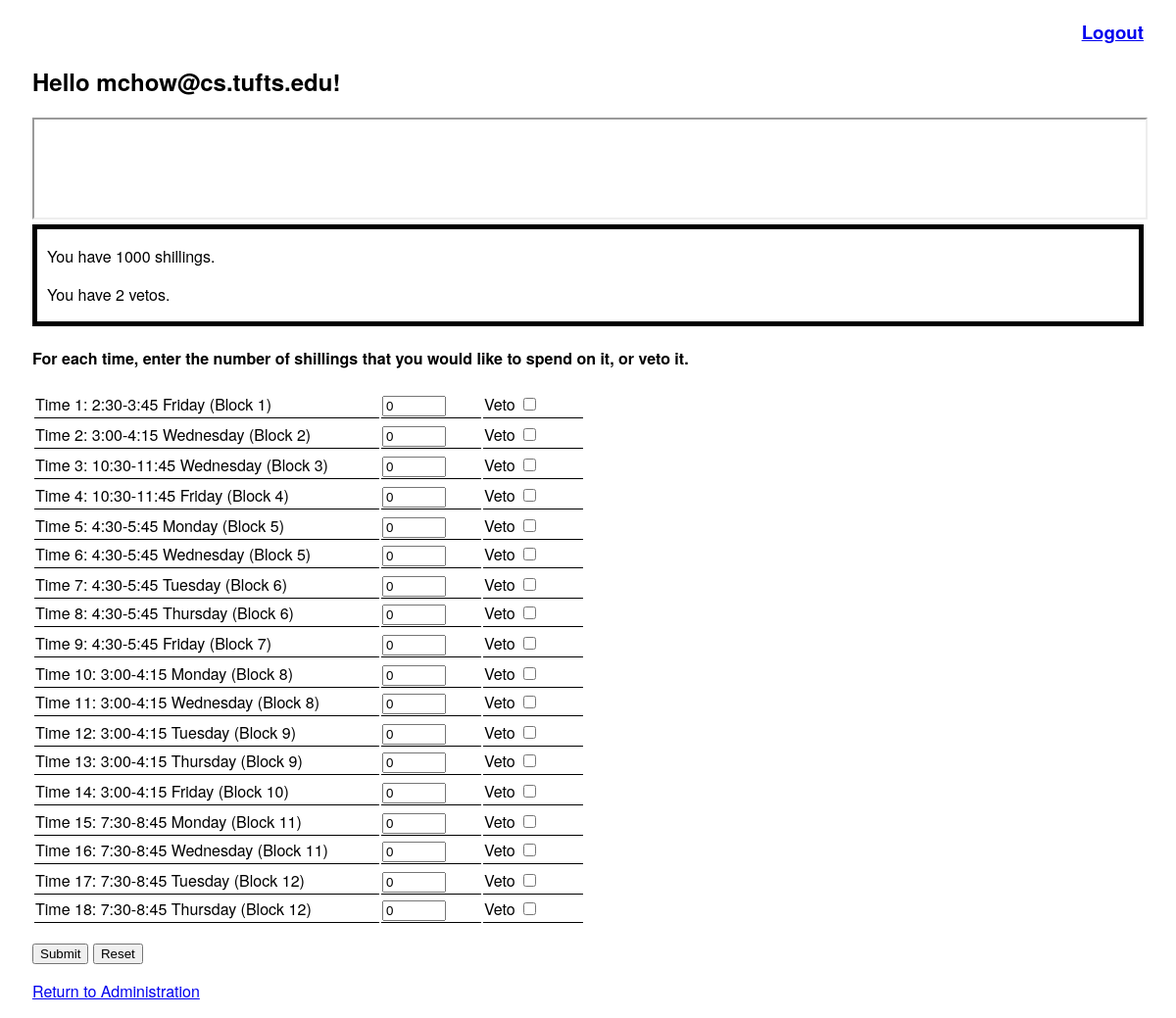
/vote.php (signed in), run on the app's committed database.
### tables this page shows
CREATE TABLE schedule_times
(
	time_id SMALLINT(3) NOT NULL,
	block_id SMALLINT(3) NOT NULL,
	time_descr VARCHAR(60) NOT NULL,
	instructor VARCHAR(20) NOT NULL,
	PRIMARY KEY(time_id),
	FOREIGN KEY(block_id) REFERENCES schedule_blocks(block_id)
);

CREATE TABLE schedule_blocks
(
	block_id SMALLINT(3) NOT NULL,
	PRIMARY KEY(block_id)
);

### dblib.php (called while the page is built, shortened)
<?php
	function getBlocks()
	{
		$results = array();
		$result = mysql_query("SELECT block_id FROM schedule_blocks ORDER BY block_id");
		if (!result) {
			$message  = 'Invalid query: ' . mysql_error() . "\n";
			$message .= 'Whole query: ' . $query;
			die($message);
		}
		else {
			while ($row = mysql_fetch_assoc($result)) {
				array_push($results, $row);
			}
		}
		return $results;
	}
	function getTimesByBlock ($block)
	{
		$results = array();
		$result = mysql_query("SELECT time_id, time_descr, instructor FROM schedule_times WHERE block_id = $block ORDER BY time_id");
		if (!result) {
			$message  = 'Invalid query: ' . mysql_error() . "\n";
			$message .= 'Whole query: ' . $query;
			die($message);
		}
		else {
			while ($row = mysql_fetch_assoc($result)) {
				array_push($results, $row);
			}
		}
		return $results;
	}
?>

### vote.php (the view, shortened to what this page needs)
<?php
	require_once('dblib.php');
	$blocks = getBlocks();
	$times = getTimes();
?>
<!DOCTYPE html>
<html>
<head>
<link href="default.css" rel="stylesheet" type="text/css" />
</head>
<body onload="initCurrency()">
<h3 class="rt"><a href="logout.php">Logout</a></h3>
<h2>Hello <?= $_SESSION['login'] ?>!</h2>
<?php
	$errors = false;
	if (!empty($_POST) && !$errors) {
		insertVotes($_SESSION['login'], $_POST, $times);
		echo '<p>Thanks for your submission.  You can <a href="logout.php">log out</a> now.</p>';
	}
	else {
?>
<iframe src="http://www.cs.tufts.edu/~nr/comp105/section.html" width="100%" height="100" /></iframe>
<div id="currency"></div>
<h4>For each time, enter the number of shillings that you would like to spend on it, or veto it.</h4>
<form id="votefrm" action="vote.php" method="post" onreset="initCurrency()">
<?php
	foreach ($blocks as $b) {
		echo "<div id=\"block" . $b['block_id'] . "\">\n";
		$timesByBlock = getTimesByBlock($b['block_id']);
		echo "<table class=\"blocktbl\">\n";
		foreach ($timesByBlock as $t) {
			echo '<tr><td class="timeslot">Time '. $t['time_id'] . ': ' . $t['time_descr'] . ' (Block ' . $b['block_id'] . ')</td><td class="timebox"><input type="text" name="time' . $t['time_id'] . '" id="time' . $t['time_id'] . '" size="5" value="0" onchange="updateCurrency()" /></td><td class="vetobox">Veto <input type="checkbox" name="veto' . $t['time_id'] . '" class="veto" id="veto' . $t['time_id'] . '" onchange="updateCurrency()" /></td></tr>';
		}
		print "</table>\n";
		echo "</div>\n";
	}
?>
<p><button type="button" onclick="checkSubmission()">Submit</button> <input type="reset" /></p>
</form>
<?php
	}
	require_once('footer.php');
?>

### footer.php
<div id="footer">
<?php
	if (isset($_SESSION['admin'])) {
		echo '<p><a href="admin.php">Return to Administration</a></p>';
	}
?>
</div>
</body>
</html>

### default.css (style rules this page uses)
body { padding-right: 25px; padding-left: 25px; font-family: Helvetica Neue,Arial,Helvetica,sans-serif; }
.rt { text-align: right; }
#currency { padding-left: 10px; border-style: solid; border-width: 5px; }
td { border-bottom-style: solid; border-bottom-width: 1px; vertical-align: top; }
table.blocktbl td.timeslot { width: 350px; }
table.blocktbl td.timebox { width: 100px; }
table.blocktbl td.vetobox { width: 100px; }

### data on the page
schedule_times: time_id "1", time_descr "2:30-3:45 Friday", block.block_id "1"
schedule_times: time_id "2", time_descr "3:00-4:15 Wednesday", block.block_id "2"
schedule_times: time_id "3", time_descr "10:30-11:45 Wednesday", block.block_id "3"
schedule_times: time_id "4", time_descr "10:30-11:45 Friday", block.block_id "4"
schedule_times: time_id "5", time_descr "4:30-5:45 Monday", block.block_id "5"
schedule_times: time_id "6", time_descr "4:30-5:45 Wednesday", block.block_id "5"
schedule_times: time_id "7", time_descr "4:30-5:45 Tuesday", block.block_id "6"
schedule_times: time_id "8", time_descr "4:30-5:45 Thursday", block.block_id "6"
schedule_times: time_id "9", time_descr "4:30-5:45 Friday", block.block_id "7"
schedule_times: time_id "10", time_descr "3:00-4:15 Monday", block.block_id "8"
schedule_times: time_id "11", time_descr "3:00-4:15 Wednesday", block.block_id "8"
schedule_times: time_id "12", time_descr "3:00-4:15 Tuesday", block.block_id "9"
schedule_times: time_id "13", time_descr "3:00-4:15 Thursday", block.block_id "9"
schedule_times: time_id "14", time_descr "3:00-4:15 Friday", block.block_id "10"
schedule_times: time_id "15", time_descr "7:30-8:45 Monday", block.block_id "11"
schedule_times: time_id "16", time_descr "7:30-8:45 Wednesday", block.block_id "11"
schedule_times: time_id "17", time_descr "7:30-8:45 Tuesday", block.block_id "12"
schedule_times: time_id "18", time_descr "7:30-8:45 Thursday", block.block_id "12"

### other printed values
$_SESSION['login'] "mchow@cs.tufts.edu"
